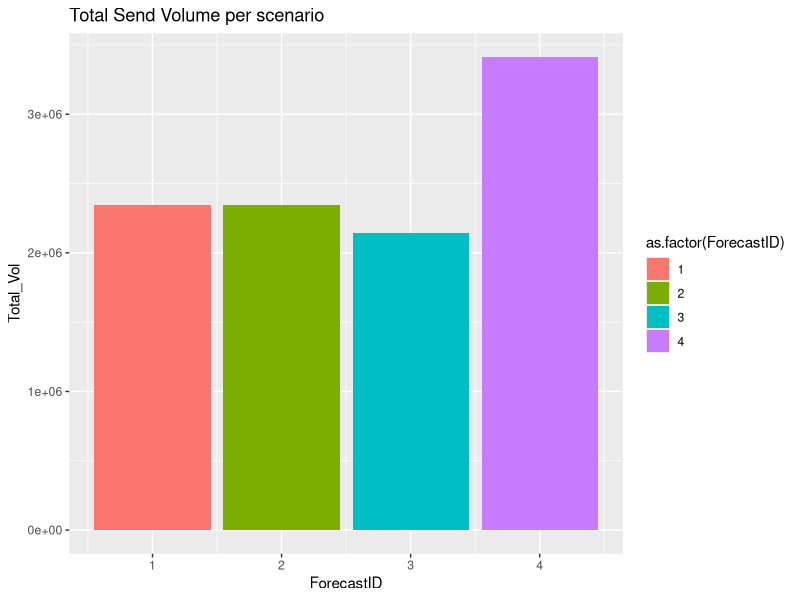

The R source for this figure:
## ---- chunk 1
library(readxl)
library(tidyverse)

DT1 <- read_excel("InitCampDB.xlsx", sheet=1)
DT2 <- read_excel("InitCampDB.xlsx", sheet=2)

DT <- left_join(DT1, DT2, by="ForecastID")

DT <- DT %>%
    group_by(ForecastID) %>%
    summarise(Total_Vol = sum(`Batch Vol`))

p <- ggplot(DT)+
    geom_col(aes(ForecastID, Total_Vol, fill=as.factor(ForecastID)))

p+ggtitle("Total Send Volume per scenario")


